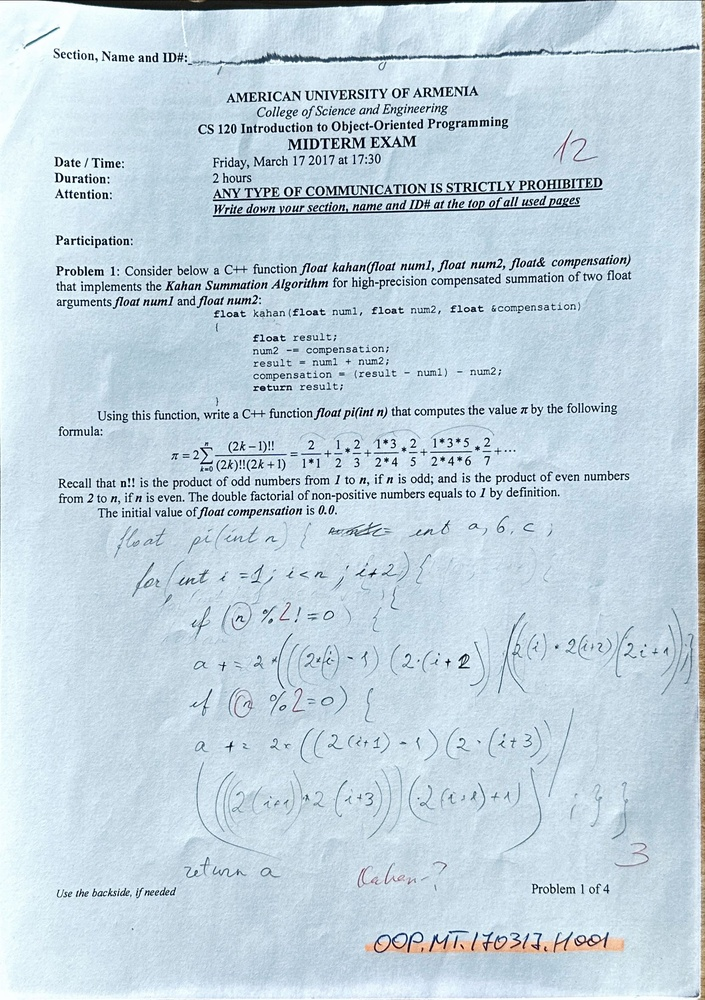
#> input picture CSHandwriting/OOP.MT.170317.H001_p1/IMG_3484.JPG, 705 x 1000 px, shrunk from 1662 x 2359 before the run, found by its file name; its folder holds only this picture in this run
$ python Image_Processing.py
#> lines starting #> are read from the running program, lines starting #| are printed output that depends on the picture; after the words box and inside, x2 and y2 are one past the last pixel; in counts of white or black regions, pixels touching at a corner belong together
import os
import cv2

main_path = "C:\\Users\\Aram.Azatyan\\Desktop\\HW1\\ImageProcessing_HW1\\CSHandwriting"
subs = os.listdir(main_path)

for sub in subs:
    cur_path = os.path.join(main_path, sub)
    image = os.listdir(cur_path)[0]
    img_abs_path = os.path.join(cur_path, image)

    img = cv2.imread(img_abs_path)
#> img is the input picture: shape (1000, 705, 3); mean B, G, R 223.8, 212.3, 194.5

    gray = cv2.cvtColor(img, cv2.COLOR_BGR2GRAY)
    blur = cv2.GaussianBlur(gray, (0,0), sigmaX=33, sigmaY=33)
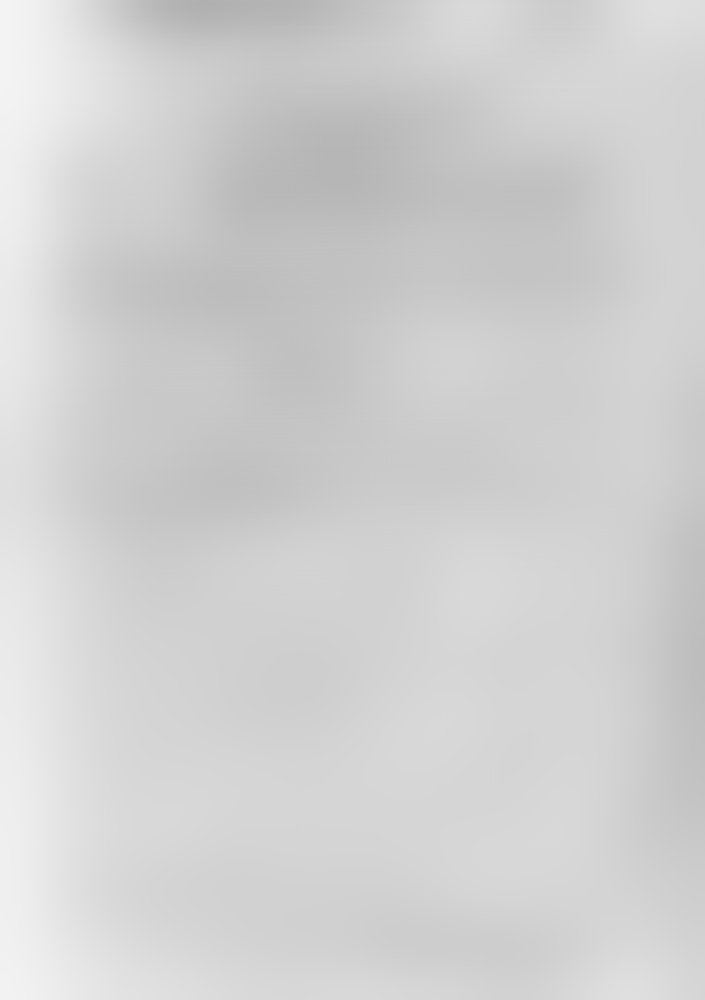
#> blur: shape (1000, 705); min 176, max 244, mean 208.4
    divide = cv2.divide(gray, blur, scale=255)
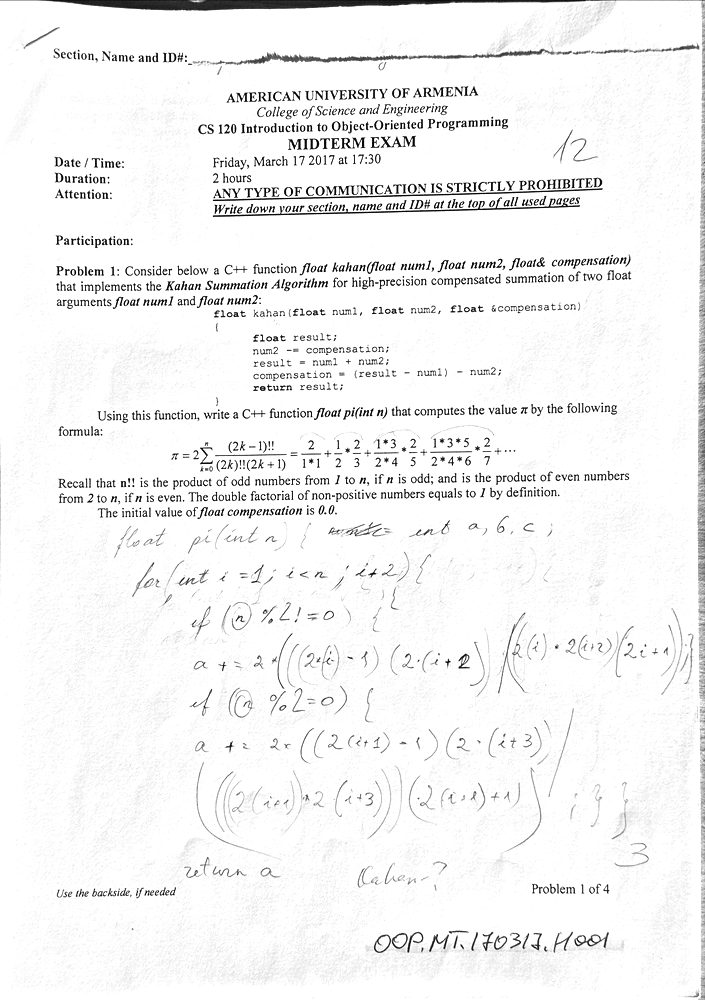
#> divide: shape (1000, 705); min 1, max 255, mean 243.7
    thresh = cv2.threshold(divide, 0, 255, cv2.THRESH_BINARY+cv2.THRESH_OTSU)[1]
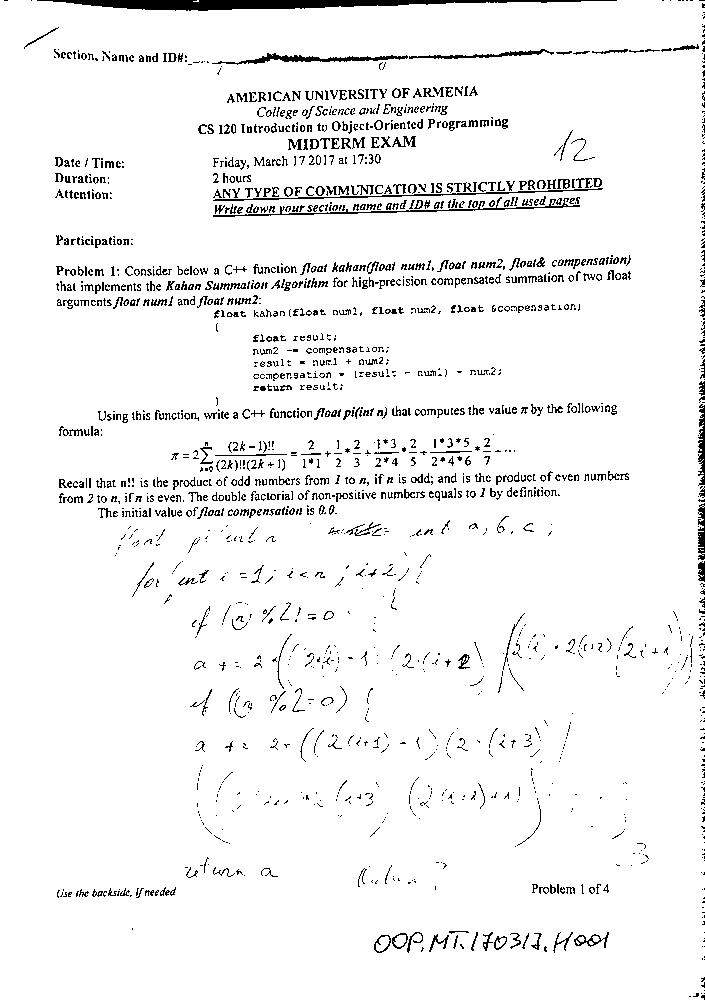
#> thresh: shape (1000, 705); 95% white; black in thin lines or dots
    kernel = cv2.getStructuringElement(cv2.MORPH_RECT, (3,3))
    morph = cv2.morphologyEx(thresh, cv2.MORPH_CLOSE, kernel)
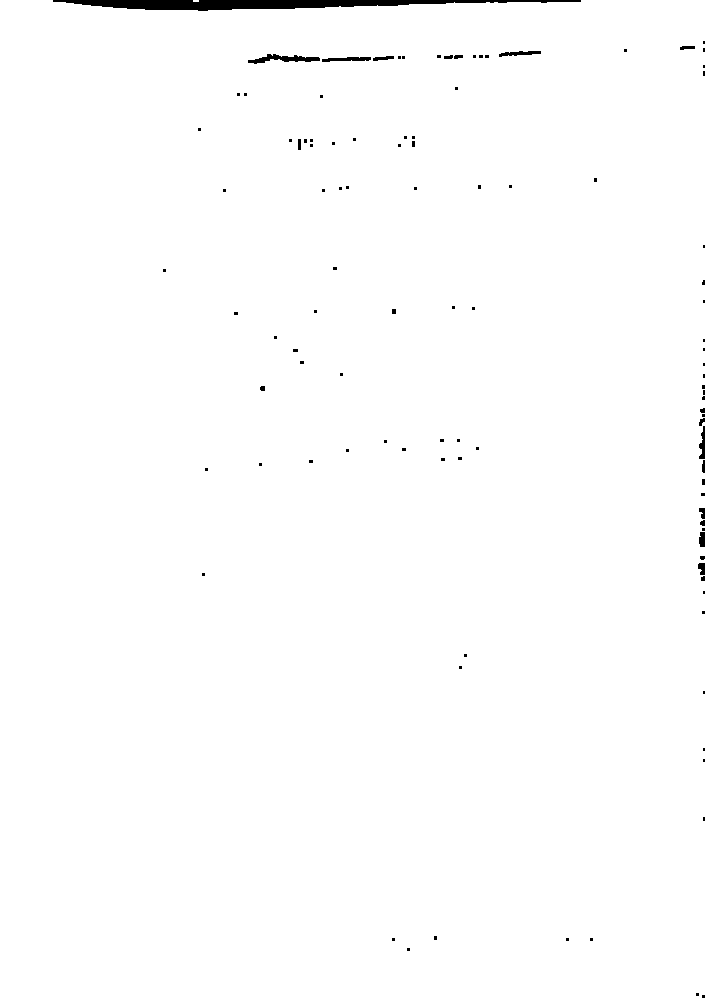
#> morph: shape (1000, 705); 99.2% white; 106 black regions (87 under 20 px), largest, box (x1, y1, x2, y2) and area: (53, 0, 581, 11) 3214, (248, 54, 320, 64) 335, (322, 57, 371, 62) 168

    cv2.imwrite(os.path.join(cur_path, "binary.png"), thresh)
#> pass 2 of the loop `for sub in subs:`:
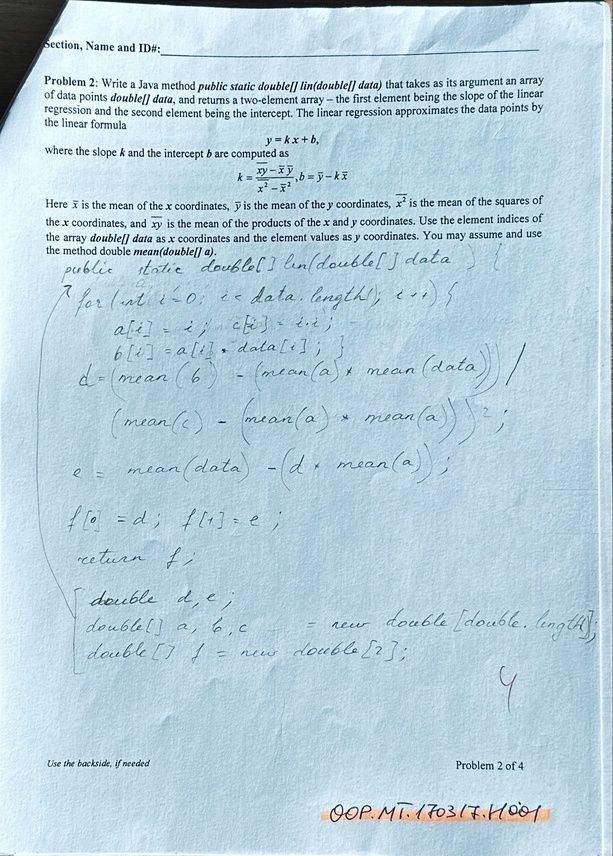
#> input picture CSHandwriting/OOP.MT.170317.H001_p2/IMG_3485.JPG, 613 x 856 px, shrunk from 1446 x 2019 before the run, found by its file name
#> img is the input picture: shape (856, 613, 3); mean B, G, R 221.1, 208.3, 183.2
#> gray: shape (856, 613)
#> blur: shape (856, 613)
#> divide: shape (856, 613)
#> `thresh = cv2.threshold(divide, 0, 255, cv2.THRESH_BINARY+cv2.THRESH_OT..`:
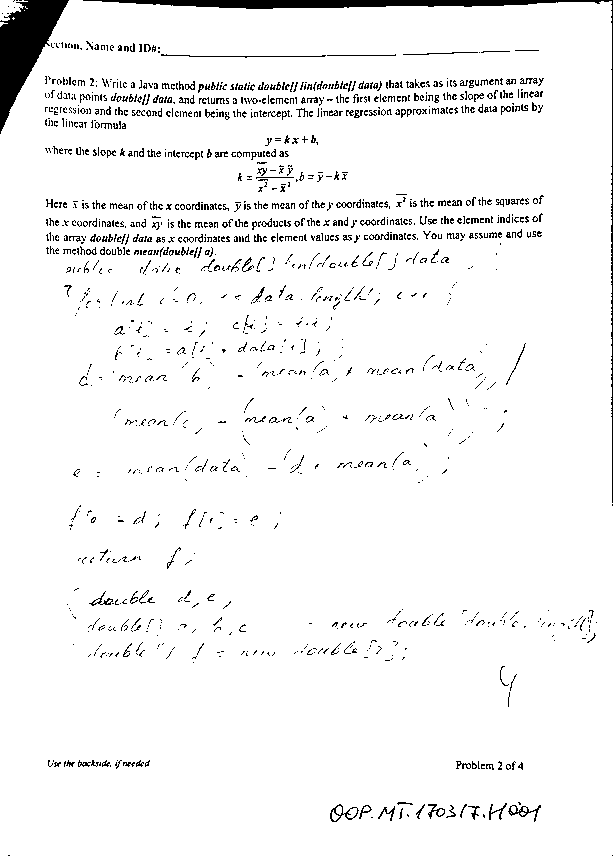
#> thresh: shape (856, 613); 95.4% white; 1403 black regions (1189 under 20 px), largest, box (x1, y1, x2, y2) and area: (0, 0, 69, 134) 4131, (83, 0, 613, 503) 3563, (161, 54, 326, 58) 175
#> `morph = cv2.morphologyEx(thresh, cv2.MORPH_CLOSE, kernel)`:
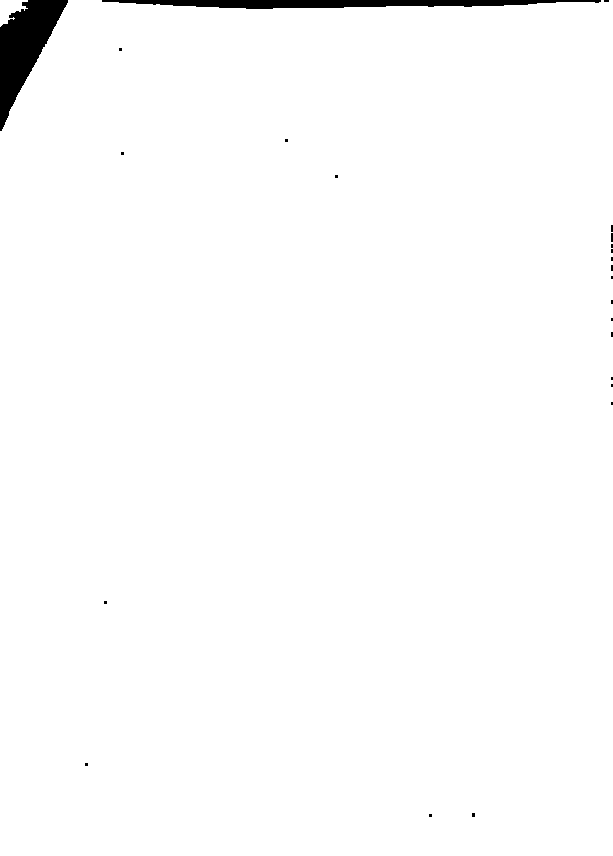
#> morph: shape (856, 613); 98.6% white; 24 black regions (22 under 20 px), largest, box (x1, y1, x2, y2) and area: (0, 0, 68, 131) 4074, (102, 0, 601, 9) 2898
#> pass 3 of the loop `for sub in subs:`:
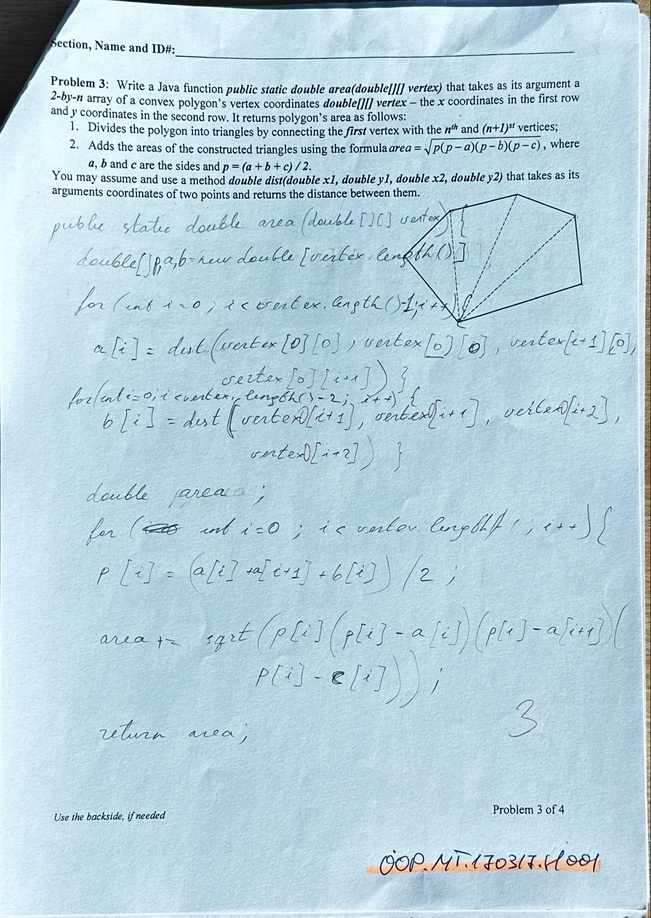
#> input picture CSHandwriting/OOP.MT.170317.H001_p3/IMG_3486.JPG, 651 x 918 px, shrunk from 1536 x 2166 before the run, found by its file name
#> img is the input picture: shape (918, 651, 3); mean B, G, R 222, 209, 182.6
#> gray: shape (918, 651)
#> blur: shape (918, 651)
#> divide: shape (918, 651)
#> `thresh = cv2.threshold(divide, 0, 255, cv2.THRESH_BINARY+cv2.THRESH_OT..`:
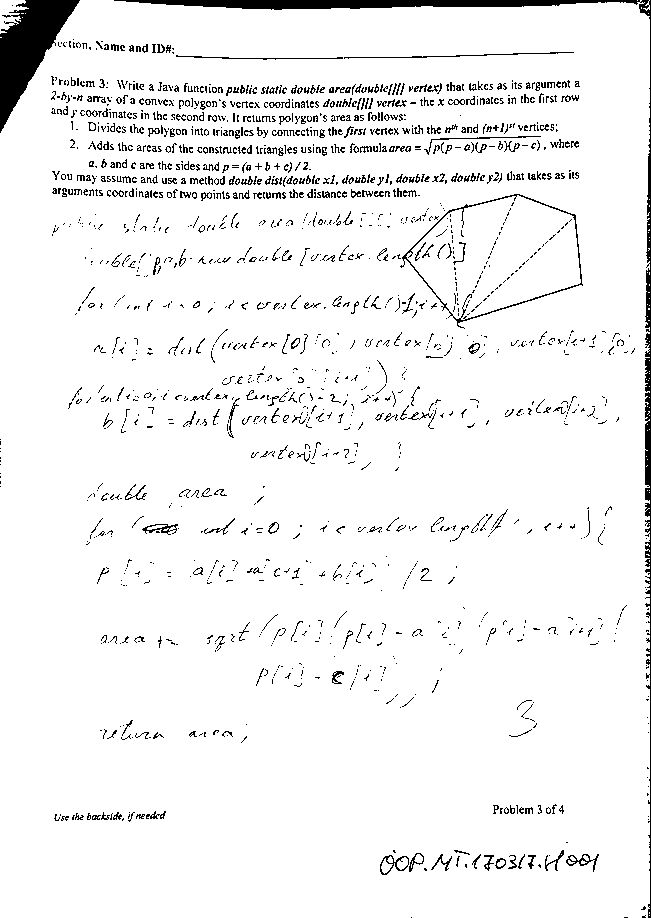
#> thresh: shape (918, 651); 94.7% white; 1642 black regions (1296 under 20 px), largest, box (x1, y1, x2, y2) and area: (114, 0, 651, 918) 5908, (0, 0, 80, 133) 4673, (400, 194, 583, 329) 857
#> `morph = cv2.morphologyEx(thresh, cv2.MORPH_CLOSE, kernel)`:
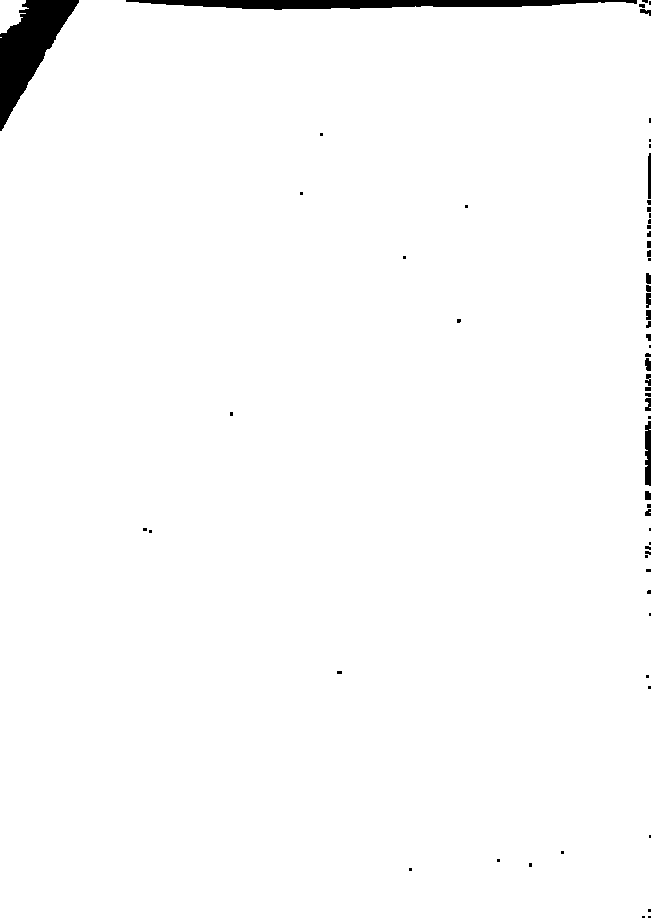
#> morph: shape (918, 651); 98.4% white; 64 black regions (40 under 20 px), largest, box (x1, y1, x2, y2) and area: (0, 0, 79, 131) 4558, (126, 0, 637, 10) 3265, (645, 421, 651, 486) 351
#> the loop made 4 passes; the first 3 are shown

cv2.waitKey(0)
cv2.destroyAllWindows()
